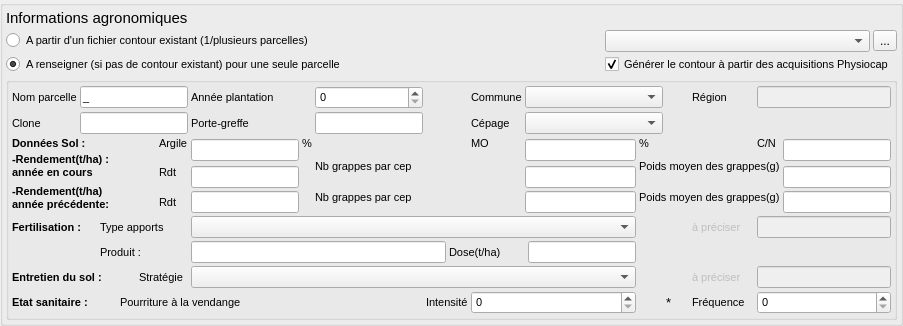
            <widget class="QGroupBox" name="InfoAgronomiques">
             <property name="sizePolicy">
              <sizepolicy hsizetype="Expanding" vsizetype="MinimumExpanding">
               <horstretch>0</horstretch>
               <verstretch>0</verstretch>
              </sizepolicy>
             </property>
             <property name="statusTip">
              <string/>
             </property>
             <property name="title">
              <string/>
             </property>
             <layout class="QGridLayout" name="gridLayout_5">
              <property name="leftMargin">
               <number>3</number>
              </property>
              <property name="topMargin">
               <number>3</number>
              </property>
              <property name="rightMargin">
               <number>3</number>
              </property>
              <property name="bottomMargin">
               <number>3</number>
              </property>
              <property name="spacing">
               <number>3</number>
              </property>
              <item row="2" column="1" colspan="2">
               <widget class="QCheckBox" name="checkBoxGenererContour">
                <property name="font">
                 <font>
                  <pointsize>8</pointsize>
                 </font>
                </property>
                <property name="text">
                 <string>Générer le contour à partir des acquisitions Physiocap </string>
                </property>
                <property name="checked">
                 <bool>true</bool>
                </property>
               </widget>
              </item>
              <item row="0" column="0">
               <widget class="QLabel" name="label_15">
                <property name="sizePolicy">
                 <sizepolicy hsizetype="MinimumExpanding" vsizetype="Fixed">
                  <horstretch>0</horstretch>
                  <verstretch>0</verstretch>
                 </sizepolicy>
                </property>
                <property name="font">
                 <font>
                  <pointsize>11</pointsize>
                 </font>
                </property>
                <property name="text">
                 <string>Informations agronomiques </string>
                </property>
               </widget>
              </item>
              <item row="1" column="1">
               <widget class="QComboBox" name="comboBoxContours">
                <property name="font">
                 <font>
                  <pointsize>8</pointsize>
                 </font>
                </property>
               </widget>
              </item>
              <item row="1" column="2">
               <widget class="QToolButton" name="toolButtonOpenContour">
                <property name="text">
                 <string>...</string>
                </property>
               </widget>
              </item>
              <item row="2" column="0">
               <widget class="QRadioButton" name="radioButtonInfoRenseign">
                <property name="font">
                 <font>
                  <pointsize>8</pointsize>
                 </font>
                </property>
                <property name="text">
                 <string>A renseigner (si pas de contour existant) pour une seule parcelle</string>
                </property>
                <property name="checked">
                 <bool>true</bool>
                </property>
               </widget>
              </item>
              <item row="1" column="0">
               <widget class="QRadioButton" name="radioButtonInfoContour">
                <property name="font">
                 <font>
                  <pointsize>8</pointsize>
                 </font>
                </property>
                <property name="text">
                 <string>A partir d'un fichier contour existant (1/plusieurs parcelles)</string>
                </property>
               </widget>
              </item>
              <item row="3" column="0" colspan="3">
               <widget class="QGroupBox" name="InfoAgroSaisie">
                <property name="font">
                 <font>
                  <pointsize>8</pointsize>
                 </font>
                </property>
                <property name="title">
                 <string/>
                </property>
                <layout class="QGridLayout" name="gridLayout_9">
                 <property name="leftMargin">
                  <number>3</number>
                 </property>
                 <property name="topMargin">
                  <number>3</number>
                 </property>
                 <property name="rightMargin">
                  <number>3</number>
                 </property>
                 <property name="bottomMargin">
                  <number>3</number>
                 </property>
                 <property name="spacing">
                  <number>3</number>
                 </property>
                 <item row="2" column="7">
                  <widget class="QLabel" name="label_10">
                   <property name="font">
                    <font>
                     <pointsize>8</pointsize>
                    </font>
                   </property>
                   <property name="text">
                    <string>%</string>
                   </property>
                  </widget>
                 </item>
                 <item row="3" column="0" rowspan="2" colspan="5">
                  <widget class="QLabel" name="label_17">
                   <property name="font">
                    <font>
                     <pointsize>8</pointsize>
                     <weight>75</weight>
                     <bold>true</bold>
                    </font>
                   </property>
                   <property name="text">
                    <string>-Rendement(t/ha) :
année en cours</string>
                   </property>
                  </widget>
                 </item>
                 <item row="1" column="0">
                  <widget class="QLabel" name="label">
                   <property name="font">
                    <font>
                     <pointsize>8</pointsize>
                    </font>
                   </property>
                   <property name="text">
                    <string>Clone</string>
                   </property>
                  </widget>
                 </item>
                 <item row="9" column="4" colspan="2">
                  <widget class="QLabel" name="label_29">
                   <property name="font">
                    <font>
                     <pointsize>8</pointsize>
                    </font>
                   </property>
                   <property name="text">
                    <string>Stratégie</string>
                   </property>
                  </widget>
                 </item>
                 <item row="0" column="6">
                  <widget class="QLabel" name="label_7">
                   <property name="font">
                    <font>
                     <pointsize>8</pointsize>
                    </font>
                   </property>
                   <property name="text">
                    <string>Année plantation</string>
                   </property>
                  </widget>
                 </item>
                 <item row="0" column="8">
                  <widget class="QSpinBox" name="spinBoxAnneePlant">
                   <property name="font">
                    <font>
                     <pointsize>8</pointsize>
                    </font>
                   </property>
                   <property name="maximum">
                    <number>3000</number>
                   </property>
                  </widget>
                 </item>
                 <item row="7" column="16" colspan="2">
                  <widget class="QLabel" name="labelTypeApportFert_Autres">
                   <property name="enabled">
                    <bool>false</bool>
                   </property>
                   <property name="text">
                    <string>à préciser</string>
                   </property>
                  </widget>
                 </item>
                 <item row="10" column="16" colspan="2">
                  <widget class="QLabel" name="label_35">
                   <property name="text">
                    <string>Fréquence</string>
                   </property>
                  </widget>
                 </item>
                 <item row="4" column="19" rowspan="2">
                  <widget class="QLineEdit" name="lineEditPoidsMoyGrap"/>
                 </item>
                 <item row="8" column="6" colspan="4">
                  <widget class="QLineEdit" name="lineEditProduitFert"/>
                 </item>
                 <item row="1" column="6">
                  <widget class="QLabel" name="label_6">
                   <property name="font">
                    <font>
                     <pointsize>8</pointsize>
                    </font>
                   </property>
                   <property name="text">
                    <string>Porte-greffe</string>
                   </property>
                  </widget>
                 </item>
                 <item row="7" column="0" colspan="2">
                  <widget class="QLabel" name="label_25">
                   <property name="font">
                    <font>
                     <pointsize>8</pointsize>
                     <weight>75</weight>
                     <bold>true</bold>
                    </font>
                   </property>
                   <property name="text">
                    <string>Fertilisation :</string>
                   </property>
                  </widget>
                 </item>
                 <item row="10" column="3" colspan="4">
                  <widget class="QLabel" name="label_32">
                   <property name="font">
                    <font>
                     <pointsize>8</pointsize>
                    </font>
                   </property>
                   <property name="text">
                    <string>Pourriture à la vendange</string>
                   </property>
                  </widget>
                 </item>
                 <item row="4" column="12" rowspan="2" colspan="2">
                  <widget class="QLineEdit" name="lineEditNbGrappes"/>
                 </item>
                 <item row="2" column="6" rowspan="2">
                  <widget class="QLineEdit" name="lineEditSolArgile"/>
                 </item>
                 <item row="7" column="2" colspan="4">
                  <widget class="QLabel" name="label_26">
                   <property name="font">
                    <font>
                     <pointsize>8</pointsize>
                    </font>
                   </property>
                   <property name="text">
                    <string>Type apports</string>
                   </property>
                  </widget>
                 </item>
                 <item row="2" column="18">
                  <widget class="QLabel" name="label_13">
                   <property name="font">
                    <font>
                     <pointsize>8</pointsize>
                    </font>
                   </property>
                   <property name="text">
                    <string>C/N</string>
                   </property>
                  </widget>
                 </item>
                 <item row="2" column="19" rowspan="2">
                  <widget class="QLineEdit" name="lineEditSolCaCO3"/>
                 </item>
                 <item row="4" column="5">
                  <widget class="QLabel" name="label_18">
                   <property name="font">
                    <font>
                     <pointsize>8</pointsize>
                    </font>
                   </property>
                   <property name="text">
                    <string>Rdt </string>
                   </property>
                  </widget>
                 </item>
                 <item row="8" column="13">
                  <widget class="QLineEdit" name="lineEditDoseFert"/>
                 </item>
                 <item row="0" column="0">
                  <widget class="QLabel" name="label_5">
                   <property name="font">
                    <font>
                     <pointsize>8</pointsize>
                    </font>
                   </property>
                   <property name="text">
                    <string>Nom parcelle</string>
                   </property>
                  </widget>
                 </item>
                 <item row="7" column="6" colspan="8">
                  <widget class="QComboBox" name="comboBoxTypeApportFert"/>
                 </item>
                 <item row="4" column="6" rowspan="2">
                  <widget class="QLineEdit" name="lineEditRendement"/>
                 </item>
                 <item row="2" column="5">
                  <widget class="QLabel" name="label_9">
                   <property name="font">
                    <font>
                     <pointsize>8</pointsize>
                    </font>
                   </property>
                   <property name="text">
                    <string>Argile</string>
                   </property>
                  </widget>
                 </item>
                 <item row="6" column="6">
                  <widget class="QLineEdit" name="lineEditRendement_1"/>
                 </item>
                 <item row="2" column="12" rowspan="2" colspan="2">
                  <widget class="QLineEdit" name="lineEditSolMO"/>
                 </item>
                 <item row="5" column="14" rowspan="2" colspan="5">
                  <widget class="QLabel" name="label_21">
                   <property name="font">
                    <font>
                     <pointsize>8</pointsize>
                    </font>
                   </property>
                   <property name="text">
                    <string>Poids moyen des grappes(g)</string>
                   </property>
                  </widget>
                 </item>
                 <item row="9" column="0" colspan="4">
                  <widget class="QLabel" name="label_30">
                   <property name="font">
                    <font>
                     <pointsize>8</pointsize>
                     <weight>75</weight>
                     <bold>true</bold>
                    </font>
                   </property>
                   <property name="text">
                    <string>Entretien du sol : </string>
                   </property>
                  </widget>
                 </item>
                 <item row="2" column="11">
                  <widget class="QLabel" name="label_11">
                   <property name="font">
                    <font>
                     <pointsize>8</pointsize>
                    </font>
                   </property>
                   <property name="text">
                    <string>MO</string>
                   </property>
                  </widget>
                 </item>
                 <item row="10" column="0" colspan="3">
                  <widget class="QLabel" name="label_31">
                   <property name="font">
                    <font>
                     <pointsize>8</pointsize>
                     <weight>75</weight>
                     <bold>true</bold>
                    </font>
                   </property>
                   <property name="text">
                    <string>Etat sanitaire : </string>
                   </property>
                  </widget>
                 </item>
                 <item row="10" column="18" colspan="2">
                  <widget class="QSpinBox" name="spinBoxEtatSanitaire_frequence">
                   <property name="maximum">
                    <number>100</number>
                   </property>
                  </widget>
                 </item>
                 <item row="2" column="0" colspan="2">
                  <widget class="QLabel" name="label_16">
                   <property name="font">
                    <font>
                     <pointsize>8</pointsize>
                     <weight>75</weight>
                     <bold>true</bold>
                    </font>
                   </property>
                   <property name="text">
                    <string>Données Sol : </string>
                   </property>
                  </widget>
                 </item>
                 <item row="9" column="18" colspan="2">
                  <widget class="QLineEdit" name="lineEditStrategieSol_Autres">
                   <property name="enabled">
                    <bool>false</bool>
                   </property>
                  </widget>
                 </item>
                 <item row="10" column="9" colspan="2">
                  <widget class="QLabel" name="label_34">
                   <property name="text">
                    <string>Intensité</string>
                   </property>
                  </widget>
                 </item>
                 <item row="10" column="11" colspan="3">
                  <widget class="QSpinBox" name="spinBoxEtatSanitaire_intensite">
                   <property name="maximum">
                    <number>100</number>
                   </property>
                  </widget>
                 </item>
                 <item row="9" column="16" colspan="2">
                  <widget class="QLabel" name="labelStrategieSol_Autres">
                   <property name="enabled">
                    <bool>false</bool>
                   </property>
                   <property name="text">
                    <string>à préciser</string>
                   </property>
                  </widget>
                 </item>
                 <item row="8" column="10" colspan="3">
                  <widget class="QLabel" name="label_28">
                   <property name="font">
                    <font>
                     <pointsize>8</pointsize>
                    </font>
                   </property>
                   <property name="text">
                    <string>Dose(t/ha)</string>
                   </property>
                  </widget>
                 </item>
                 <item row="6" column="5">
                  <widget class="QLabel" name="label_23">
                   <property name="text">
                    <string>Rdt </string>
                   </property>
                  </widget>
                 </item>
                 <item row="6" column="12" colspan="2">
                  <widget class="QLineEdit" name="lineEditNbGrappes_1"/>
                 </item>
                 <item row="1" column="8">
                  <widget class="QLineEdit" name="lineEditPorteGreffe"/>
                 </item>
                 <item row="5" column="0" rowspan="2" colspan="5">
                  <widget class="QLabel" name="label_22">
                   <property name="font">
                    <font>
                     <pointsize>8</pointsize>
                     <weight>75</weight>
                     <bold>true</bold>
                    </font>
                   </property>
                   <property name="text">
                    <string>-Rendement(t/ha)  
année précédente: </string>
                   </property>
                  </widget>
                 </item>
                 <item row="6" column="19">
                  <widget class="QLineEdit" name="lineEditPoidsMoyGrap_1"/>
                 </item>
                 <item row="8" column="2" colspan="4">
                  <widget class="QLabel" name="label_27">
                   <property name="font">
                    <font>
                     <pointsize>8</pointsize>
                    </font>
                   </property>
                   <property name="text">
                    <string>Produit : </string>
                   </property>
                  </widget>
                 </item>
                 <item row="3" column="14" rowspan="2" colspan="5">
                  <widget class="QLabel" name="label_19">
                   <property name="font">
                    <font>
                     <pointsize>8</pointsize>
                     <italic>false</italic>
                    </font>
                   </property>
                   <property name="text">
                    <string>Poids moyen des grappes(g)</string>
                   </property>
                  </widget>
                 </item>
                 <item row="0" column="1" colspan="5">
                  <widget class="QLineEdit" name="lineEditNomParcelle">
                   <property name="font">
                    <font>
                     <pointsize>8</pointsize>
                    </font>
                   </property>
                   <property name="text">
                    <string>_</string>
                   </property>
                  </widget>
                 </item>
                 <item row="10" column="15">
                  <widget class="QLabel" name="label_33">
                   <property name="font">
                    <font>
                     <pointsize>10</pointsize>
                    </font>
                   </property>
                   <property name="text">
                    <string>*</string>
                   </property>
                  </widget>
                 </item>
                 <item row="2" column="14">
                  <widget class="QLabel" name="label_12">
                   <property name="font">
                    <font>
                     <pointsize>8</pointsize>
                    </font>
                   </property>
                   <property name="text">
                    <string>%</string>
                   </property>
                  </widget>
                 </item>
                 <item row="1" column="1" colspan="5">
                  <widget class="QLineEdit" name="lineEditClone"/>
                 </item>
                 <item row="7" column="18" colspan="2">
                  <widget class="QLineEdit" name="lineEditTypeApportFert_Autres">
                   <property name="enabled">
                    <bool>false</bool>
                   </property>
                  </widget>
                 </item>
                 <item row="5" column="8" rowspan="2" colspan="4">
                  <widget class="QLabel" name="label_24">
                   <property name="font">
                    <font>
                     <pointsize>8</pointsize>
                    </font>
                   </property>
                   <property name="text">
                    <string>Nb grappes par cep</string>
                   </property>
                  </widget>
                 </item>
                 <item row="3" column="8" rowspan="2" colspan="4">
                  <widget class="QLabel" name="label_20">
                   <property name="font">
                    <font>
                     <pointsize>8</pointsize>
                    </font>
                   </property>
                   <property name="text">
                    <string>Nb grappes par cep</string>
                   </property>
                  </widget>
                 </item>
                 <item row="9" column="6" colspan="8">
                  <widget class="QComboBox" name="comboBoxStrategieSol"/>
                 </item>
                 <item row="0" column="11">
                  <widget class="QLabel" name="label_2">
                   <property name="font">
                    <font>
                     <pointsize>8</pointsize>
                    </font>
                   </property>
                   <property name="text">
                    <string>Commune</string>
                   </property>
                  </widget>
                 </item>
                 <item row="0" column="18" colspan="2">
                  <widget class="QLineEdit" name="lineEditRegion">
                   <property name="enabled">
                    <bool>false</bool>
                   </property>
                   <property name="text">
                    <string/>
                   </property>
                   <property name="readOnly">
                    <bool>true</bool>
                   </property>
                  </widget>
                 </item>
                 <item row="1" column="11">
                  <widget class="QLabel" name="label_14">
                   <property name="text">
                    <string>Cépage</string>
                   </property>
                  </widget>
                 </item>
                 <item row="0" column="12" colspan="3">
                  <widget class="QComboBox" name="comboBoxCommune"/>
                 </item>
                 <item row="0" column="16">
                  <widget class="QLabel" name="label_8">
                   <property name="font">
                    <font>
                     <pointsize>8</pointsize>
                    </font>
                   </property>
                   <property name="text">
                    <string>Région</string>
                   </property>
                  </widget>
                 </item>
                 <item row="1" column="12" colspan="3">
                  <widget class="QComboBox" name="fieldComboCepage2"/>
                 </item>
                </layout>
                <zorder>lineEditTypeApportFert_Autres</zorder>
                <zorder>lineEditStrategieSol_Autres</zorder>
                <zorder>label</zorder>
                <zorder>lineEditClone</zorder>
                <zorder>label_6</zorder>
                <zorder>label_9</zorder>
                <zorder>lineEditSolArgile</zorder>
                <zorder>label_10</zorder>
                <zorder>lineEditSolMO</zorder>
                <zorder>label_11</zorder>
                <zorder>label_12</zorder>
                <zorder>label_13</zorder>
                <zorder>lineEditSolCaCO3</zorder>
                <zorder>label_16</zorder>
                <zorder>label_17</zorder>
                <zorder>label_18</zorder>
                <zorder>lineEditRendement</zorder>
                <zorder>label_19</zorder>
                <zorder>lineEditPoidsMoyGrap</zorder>
                <zorder>label_20</zorder>
                <zorder>lineEditNbGrappes</zorder>
                <zorder>label_21</zorder>
                <zorder>lineEditNbGrappes_1</zorder>
                <zorder>lineEditRendement_1</zorder>
                <zorder>label_22</zorder>
                <zorder>label_23</zorder>
                <zorder>lineEditPoidsMoyGrap_1</zorder>
                <zorder>label_24</zorder>
                <zorder>label_25</zorder>
                <zorder>label_26</zorder>
                <zorder>label_27</zorder>
                <zorder>lineEditProduitFert</zorder>
                <zorder>label_28</zorder>
                <zorder>lineEditDoseFert</zorder>
                <zorder>label_29</zorder>
                <zorder>label_30</zorder>
                <zorder>label_31</zorder>
                <zorder>label_32</zorder>
                <zorder>label_5</zorder>
                <zorder>lineEditNomParcelle</zorder>
                <zorder>label_7</zorder>
                <zorder>comboBoxTypeApportFert</zorder>
                <zorder>comboBoxStrategieSol</zorder>
                <zorder>labelTypeApportFert_Autres</zorder>
                <zorder>labelStrategieSol_Autres</zorder>
                <zorder>spinBoxEtatSanitaire_intensite</zorder>
                <zorder>spinBoxEtatSanitaire_frequence</zorder>
                <zorder>label_33</zorder>
                <zorder>label_34</zorder>
                <zorder>label_35</zorder>
                <zorder>spinBoxAnneePlant</zorder>
                <zorder>lineEditPorteGreffe</zorder>
                <zorder>comboBoxCommune</zorder>
                <zorder>label_2</zorder>
                <zorder>lineEditRegion</zorder>
                <zorder>label_14</zorder>
                <zorder>fieldComboCepage2</zorder>
                <zorder>label_8</zorder>
               </widget>
              </item>
             </layout>
            </widget>
